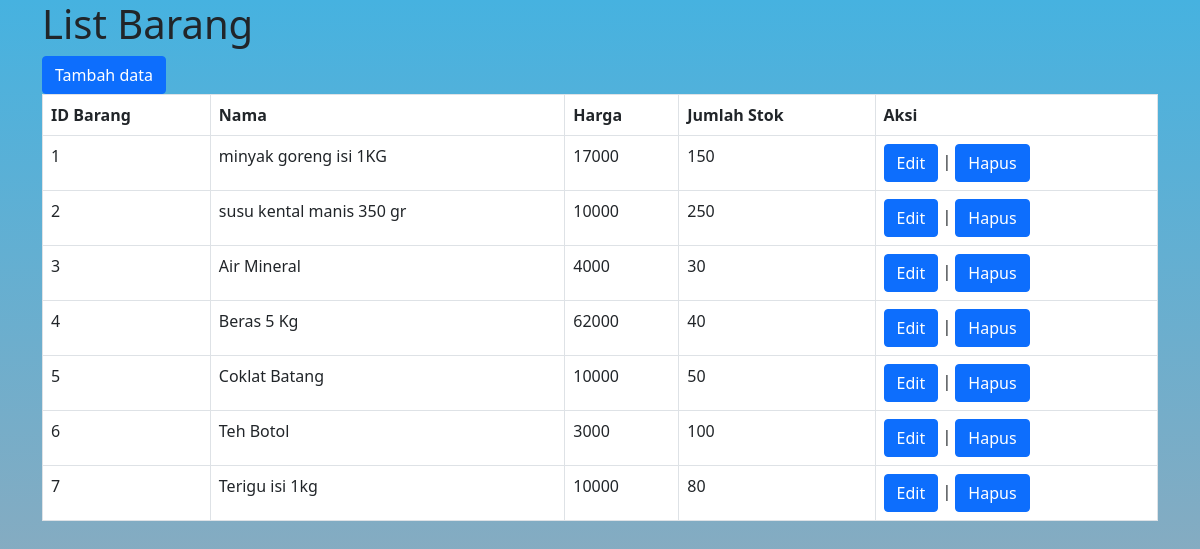
/barang.php (signed in), run on the app's committed database.
### tables this page shows
CREATE TABLE `barang` (
  `id_barang` int(11) NOT NULL,
  `nama` varchar(100) NOT NULL,
  `harga` int(11) NOT NULL,
  `jumlah_stok` int(11) NOT NULL
);

### barang.php (the view, shortened to what this page needs)
<?php
include 'config.php';
$view = $dbconnect->query("SELECT * FROM barang");
?>
<!DOCTYPE html>
<html>
<head>
    <link href="https://cdn.jsdelivr.net/npm/bootstrap@5.0.2/dist/css/bootstrap.min.css" rel="stylesheet">
<body style="height: 100vh;
background: rgb(26,138,133);
background: linear-gradient(180deg, rgba(26,138,133,1) 0%, rgba(27,106,151,1) 0%, rgba(27,109,153,1) 0%, rgba(27,114,157,1) 0%, rgba(27,86,135,0.5746673669467788) 0%, rgba(27,95,142,1) 0%, rgba(35,175,214,1) 0%, rgba(41,207,194,1) 0%, rgba(27,101,147,1) 0%, rgba(28,195,222,1) 0%, rgba(42,115,223,0.6951155462184874) 0%, rgba(28,60,119,1) 0%, rgba(25,100,146,1) 0%, rgba(47,134,132,1) 0%, rgba(16,216,223,1) 0%, rgba(65,105,113,1) 0%, rgba(65,105,113,1) 0%, rgba(65,105,113,1) 0%, rgba(36,75,145,1) 0%, rgba(41,69,103,1) 0%, rgba(34,90,148,1) 0%, rgba(41,69,103,1) 0%, rgba(43,63,89,1) 0%, rgba(43,63,88,1) 0%, rgba(18,71,140,1) 0%, rgba(116,169,236,1) 0%, rgba(70,178,224,1) 0%, rgba(43,62,87,0.4458158263305322) 99%, rgba(65,105,113,1) 99%, rgba(115,168,234,1) 100%, rgba(41,68,102,1) 100%, rgba(26,162,160,1) 100%, rgba(37,102,119,1) 100%, rgba(38,94,113,1) 100%, rgba(30,159,165,1) 100%, rgba(92,168,172,0.9220063025210083) 100%, rgba(29,160,164,1) 100%, rgba(31,148,156,1) 100%, rgba(37,102,119,1) 100%, rgba(63,130,205,1) 100%, rgba(63,130,205,1) 100%, rgba(21,113,181,1) 100%, rgba(107,145,157,0.8547794117647058) 100%, rgba(8,237,246,1) 100%, rgba(49,129,152,1) 100%, rgba(27,106,139,0) 100%, rgba(39,192,185,0.6110819327731092) 100%);
">
    <body?>
        <div class="container">
            <h1>List Barang</h1>
            <a href="barang_add.php" class="btn btn-primary">Tambah data</a>
            <table class="table table-bordered bg-white">
                <tr>
                    <th>ID Barang</th>
                    <th>Nama</th>
                    <th>Harga</th>
                    <th>Jumlah Stok</th>
                    <th>Aksi</th>
                </tr>
                <?php
                while ($row = $view->fetch_array()) { ?>
                    <tr>
                        <td><?= $row['id_barang'] ?></td>
                        <td><?= $row['nama'] ?></td>
                        <td><?= $row['harga'] ?></td>
                        <td><?= $row['jumlah_stok'] ?></td>
                        <td>
                            <a href="barang_edit.php?id=<?= $row['id_barang'] ?> " class="btn btn-primary">Edit</a> |
                            <a href="barang_hapus.php?id=<?= $row['id_barang'] ?>" class="btn btn-primary" onclick="return confirm('apakah anda yakin?')">Hapus</a>
                        </td>
                    </tr>
                <?php }
                ?>
            </table>
        </div>
</body>
</html>

### data on the page
barang: id_barang "1", nama "minyak goreng isi 1KG", harga "17000", jumlah_stok "150"
barang: id_barang "2", nama "susu kental manis 350 gr", harga "10000", jumlah_stok "250"
barang: id_barang "3", nama "Air Mineral", harga "4000", jumlah_stok "30"
barang: id_barang "4", nama "Beras 5 Kg", harga "62000", jumlah_stok "40"
barang: id_barang "5", nama "Coklat Batang", harga "10000", jumlah_stok "50"
barang: id_barang "6", nama "Teh Botol", harga "3000", jumlah_stok "100"
barang: id_barang "7", nama "Terigu isi 1kg", harga "10000", jumlah_stok "80"
